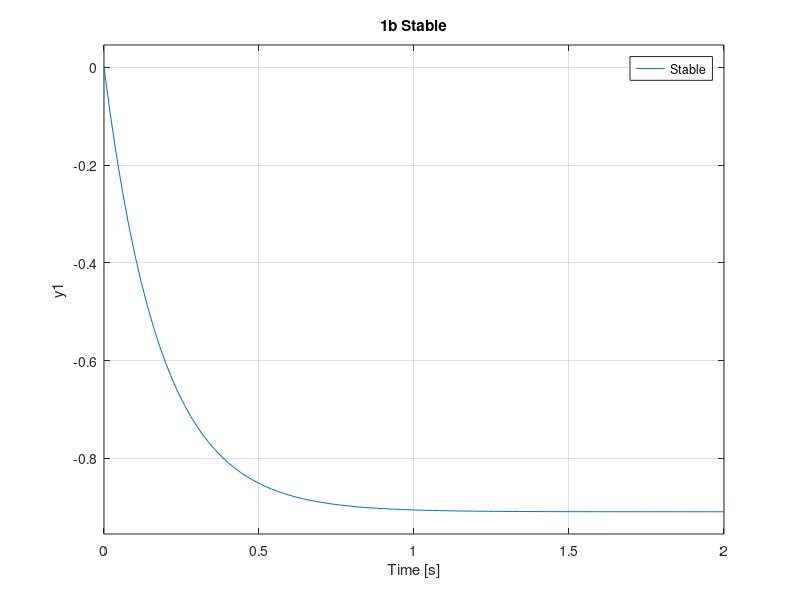
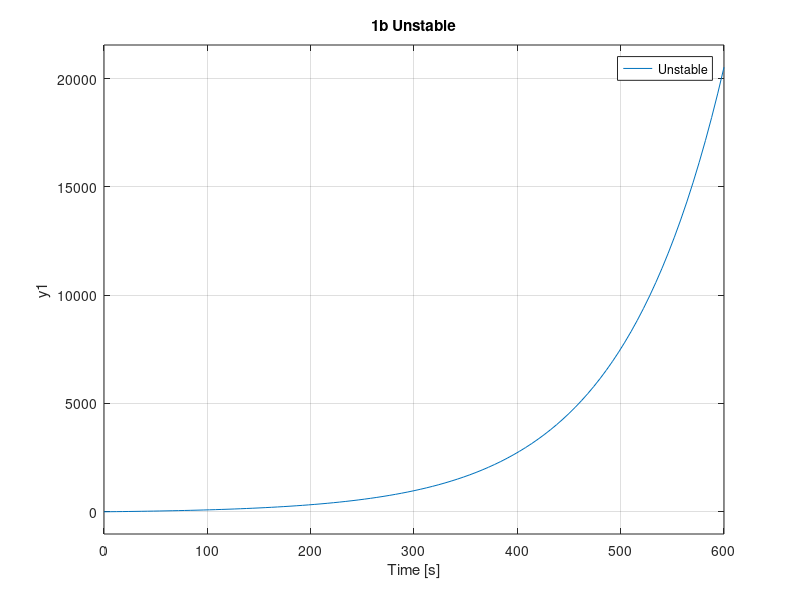
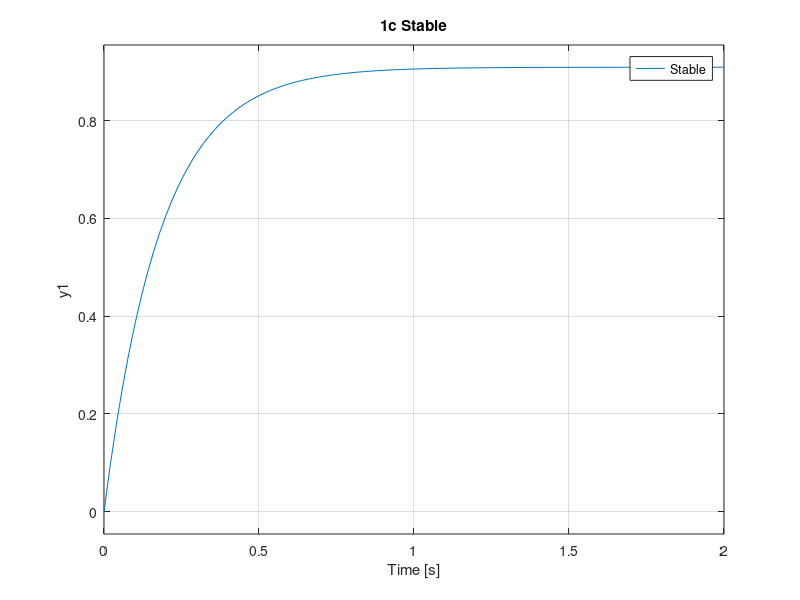
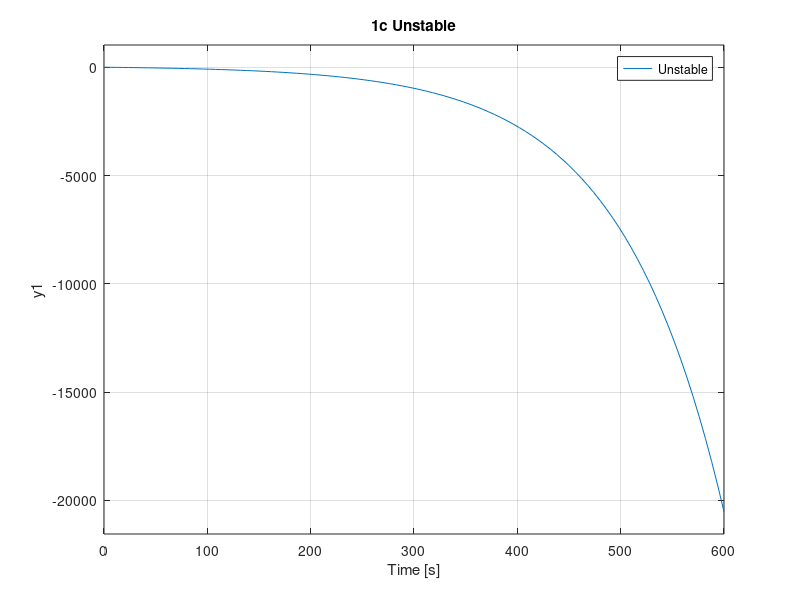

The MATLAB source for these figures, in order:
%Liam Jackson
%HW12

%1b
k1 = -5;
k2 = .51;
H1 = tf([k1],[1, .5-k1]);
H2 = tf([k2],[1, .5-k2]);

figure()
step(H1)
title('1b Stable')
legend('Stable')
figure()
step(H2)
title('1b Unstable')
legend('Unstable')

%1c
k3 = 5;
k4 = -.51;
H3 = tf([k3],[1, .5+k3]);
H4 = tf([k4],[1, .5+k4]);

figure()
step(H3)
title('1c Stable')
legend('Stable')
figure()
step(H4)
title('1c Unstable')
legend('Unstable')

%3b
clear all;
Pb = tf([2],[1 .2 1]);
figure()
step(Pb)
title('3b')

%3d
clear all
kd = 11.8/2;
kp = 4;
Pd = tf([2*kd 2*kp],[1 (.2+2*kd) (1+2*kp)]);
figure()
step(Pd)
title('3d')

%3e
kd = 11.8/2;
kp = 4;
ki = 10;

Pe = tf([0 11.8 8 20],[1 12.1 9 20]);
figure()
step(Pe)
title('3e')






